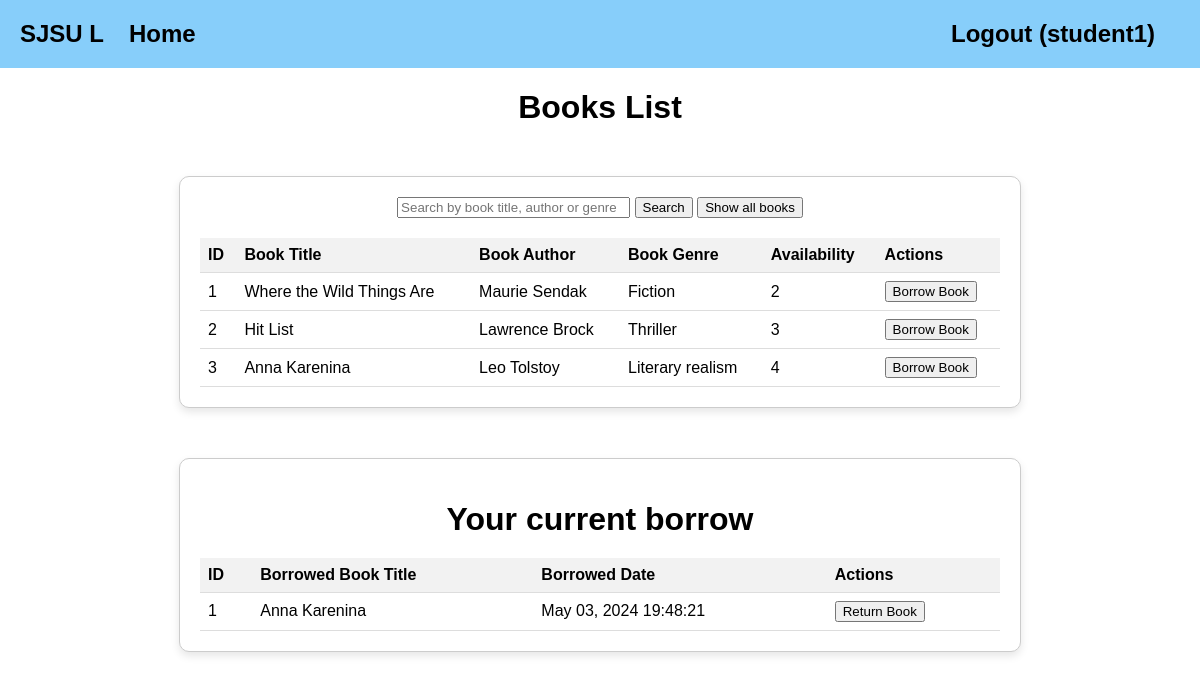
/view_book (signed in), run on the app's committed database.
### app/models.py (models this page shows, shortened)
class User(db.Model, UserMixin):
    id = db.Column(db.Integer, primary_key=True)
    username = db.Column(db.String(50), nullable=False, unique=True)
    password = db.Column(db.String(128), nullable=False)
    role = db.Column(db.String, nullable=False, default='guest')
    registered_role = db.Column(db.String, nullable=False)
    approved = db.Column(db.Boolean, nullable=False, default=False)  # Approval status for admin
    borrowHistory= db.relationship('BorrowHistory', backref = 'user', lazy = 'dynamic')

class Books(db.Model):
    id = db.Column(db.Integer, primary_key=True)
    title = db.Column(db.String(500), nullable=False)
    author = db.Column(db.String(500), nullable = False)
    genre = db.Column(db.String(500), nullable=False)
    max_count = db.Column(db.Integer, nullable=False)
    current_count=db.Column(db.Integer, nullable= False)
    borrowHistory= db.relationship('BorrowHistory', backref = 'books', lazy = 'dynamic')

class BorrowHistory(db.Model):
    id = db.Column(db.Integer, primary_key=True)
    user_id = db.Column(db.Integer, db.ForeignKey('user.id'))
    book_id = db.Column(db.Integer, db.ForeignKey('books.id'))
    borrow_date = db.Column(db.DateTime, nullable=False, default=datetime.utcnow)
    return_date = db.Column(db.DateTime)
    returned= db.Column(db.Boolean, nullable=False, default=False)

### app/routes.py (the view)
@myapp_obj.route("/view_book", methods = ['GET', 'POST'])
@login_required
def view_book():
    search_book = request.form.get('search')
    if search_book:
            books= Books.query.filter(or_(Books.title.ilike(f'%{search_book}%'), Books.author.ilike(f'%{search_book}%'), Books.genre.ilike(f'%{search_book}%'))).all()
    else:
            books =  Books.query.filter(Books.current_count >= 0).all() #do a query on all books in the library
    borrowHistory = BorrowHistory.query.filter(BorrowHistory.returned == False).all()
    role = current_user.role
    user = current_user
    username = user.username
    return render_template('viewBook.html', username = username, books=books, borrowHistory = borrowHistory, role= role, search_book = search_book)

### app/models.py (called while the page is built)
@login.user_loader
def load_user(id):
    return User.query.get(int(id))

### app/templates/viewBook.html (shortened to what this page needs)
<!DOCTYPE html>
<html lang="en">
<head>
</head>
<body>
    <div class="navbar">
        <a href="/generalHome">SJSU L</a>
        <a href="/generalHome">Home</a>
        <a  href="/logout">Logout ({{username}})</a>
    </div>
    <h1>Books List</h1>
    <div class="container">
 <form action="{{ url_for('view_book') }}" method="post" style="display: inline" class="form-inline">
    <input type="text" name="search" class="form-control mr-2 search-field" placeholder="Search by book title, author or genre">
    <button type="submit" class="btn btn-primary">Search</button>
<form action="{{ url_for('view_book') }}" method="post" style="display: inline" class="form-inline">
    <button type="submit" class="btn btn-primary">Show all books</button>
    </form>
        {%if books %}
        <table>
            <thead>
                <tr>
                    <th>ID</th>
                    <th>Book Title</th>
                    <th>Book Author</th>
                    <th>Book Genre</th>
                    <th>Availability</th>
                    <th>Actions</th>
                </tr>
            </thead>
            <tbody>
                    {% for book in books %}
                    <tr>
                        <td>{{ book.id }}</td>
                        <td>{{ book.title }}</td>
                        <td>{{ book.author }}</td>
                        <td>{{ book.genre }}</td>
                        <td>
                            {{ book.current_count}}</td>
                        <td>
                            <form action="{{ url_for('borrow_book', books_id=book.id) }}" method="POST" style="display: inline;">
                                <button type="submit">Borrow Book</button>
                            </form>
                        </td>
                    </tr>
                {% endfor %}
            </tbody>
        {% endif %}
         </table>
        </div>
        <div class="container">
        <h1>Your current borrow</h1>
        <table>
            <thead>
                <tr>
                    <th>ID</th>
                    <th>Borrowed Book Title</th>
                    <th>Borrowed Date</th>
                    <th>Actions</th>
                </tr>
            </thead>
            <tbody>
                {% for borrowed in borrowHistory %}
                    {% if borrowed.returned == False %}
                        {% for book in books %}
                            {% if book.id == borrowed.book_id and borrowed.user_id == current_user.id %}
                            <tr>
                                <td>{{ borrowed.id }}</td>
                                <td>{{ book.title}}</td>
                                <td>{{ borrowed.borrow_date.strftime("%b %d, %Y %H:%M:%S") }}</td>
                                <td>
                                    <form action="{{ url_for('return_book', books_id=book.id) }}" method="POST" style="display: inline;">
                                        <button type="submit">Return Book</button>
                                    </form>
                                </td>
                            </tr>
                            {% endif %}
                        {% endfor %}
                        {%else%}
                        <h3> No books borrowed for {{username}}</h3></tr>
                    {% endif %}
                {% endfor %}
</tbody>
        </table>
    </div>
</body>
</html>

### app/templates/viewBook.html (style rules this page uses)
body { font-family: Arial, sans-serif; background-color: #ffffff; color: #000000; margin: 0; padding: 0; }
.navbar { display: flex; align-items: center; background-color: #87cefa; padding: 20px; font-size: 24px; font-weight: bold; }
.navbar a { color: black; text-decoration: none; margin-right: 25px; }
.navbar a:last-child { margin-left: auto; }
.container { max-width: 800px; margin: 50px auto; padding: 20px; border: 1px solid #cccccc; border-radius: 10px; text-align: center; background-color: #fff; box-shadow: 0 4px 8px rgba(0, 0, 0, 0.1); }
h1 { font-size: 32px; margin-bottom: 20px; }
table { width: 100%; border-collapse: collapse; margin-top: 20px; }
th, td { padding: 8px; text-align: left; border-bottom: 1px solid #ddd; }
th { background-color: #f2f2f2; }
h1, h2, p { text-align: center; }
.search-field { width: 225px; }

### data on the page
User: username "student1"
Books: id "1", title "Where the Wild Things Are", author "Maurie Sendak", genre "Fiction", current_count "2"
Books: id "2", title "Hit List", author "Lawrence Brock", genre "Thriller", current_count "3"
Books: id "3", title "Anna Karenina", author "Leo Tolstoy", genre "Literary realism", current_count "4"
BorrowHistory: id "1", borrow_date "May 03, 2024 19:48:21"
